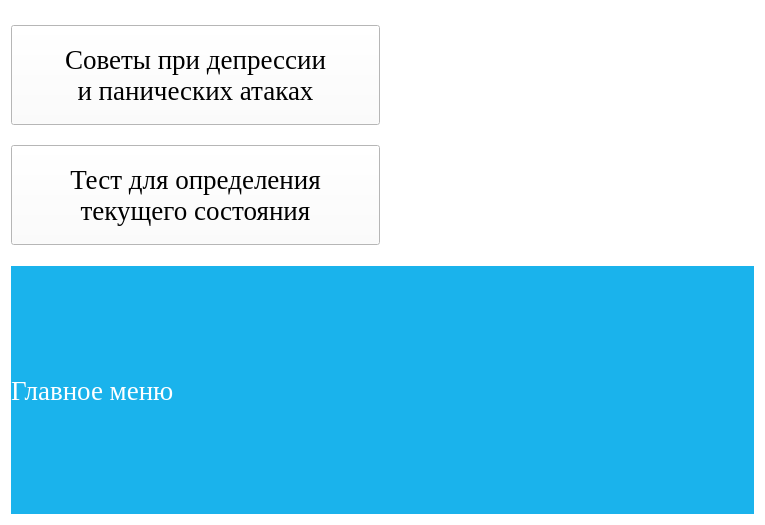
<?xml version="1.0" encoding="UTF-8"?>
<ui version="4.0">
 <class>Form</class>
 <widget class="QWidget" name="Form">
  <property name="geometry">
   <rect>
    <x>0</x>
    <y>0</y>
    <width>765</width>
    <height>525</height>
   </rect>
  </property>
  <property name="windowTitle">
   <string>Form</string>
  </property>
  <property name="styleSheet">
   <string notr="true">background-color: rgb(255, 255, 255);</string>
  </property>
  <layout class="QVBoxLayout" name="verticalLayout_2">
   <item>
    <layout class="QHBoxLayout" name="horizontalLayout">
     <item>
      <layout class="QVBoxLayout" name="verticalLayout">
       <item>
        <widget class="QPushButton" name="sbtn">
         <property name="minimumSize">
          <size>
           <width>0</width>
           <height>100</height>
          </size>
         </property>
         <property name="font">
          <font>
           <family>Times New Roman</family>
           <pointsize>20</pointsize>
          </font>
         </property>
         <property name="styleSheet">
          <string notr="true">QPushButton#pushButton_2 {
	background-color: #1ab3ec;
	color: white;
	border-radius: 20;
	font-family: 'Times New Roman';
	text-align: left;
	padding-left: 10px;
}

QPushButton#pushButton_2:pressed {
	background-color: #6cb6ea;
}</string>
         </property>
         <property name="text">
          <string>Советы при депрессии
и панических атаках</string>
         </property>
        </widget>
       </item>
       <item>
        <widget class="QPushButton" name="qbtn">
         <property name="minimumSize">
          <size>
           <width>0</width>
           <height>100</height>
          </size>
         </property>
         <property name="font">
          <font>
           <family>Times New Roman</family>
           <pointsize>20</pointsize>
          </font>
         </property>
         <property name="styleSheet">
          <string notr="true">QPushButton#pushButton {
	background-color: #1ab3ec;
	color: white;
	border-radius: 20;
	font-family: 'Times New Roman';
	text-align: left;
	padding-left: 10px;
}

QPushButton#pushButton:pressed {
	background-color: #6cb6ea;
}</string>
         </property>
         <property name="text">
          <string>Тест для определения
текущего состояния</string>
         </property>
        </widget>
       </item>
      </layout>
     </item>
     <item>
      <widget class="QLabel" name="label">
       <property name="minimumSize">
        <size>
         <width>0</width>
         <height>0</height>
        </size>
       </property>
       <property name="font">
        <font>
         <pointsize>10</pointsize>
        </font>
       </property>
       <property name="cursor">
        <cursorShape>SplitVCursor</cursorShape>
       </property>
       <property name="styleSheet">
        <string notr="true">height: 100;</string>
       </property>
       <property name="text">
        <string/>
       </property>
       <property name="pixmap">
        <pixmap>834809984818610246.png</pixmap>
       </property>
       <property name="margin">
        <number>170</number>
       </property>
      </widget>
     </item>
    </layout>
   </item>
   <item>
    <widget class="QLabel" name="bottom_text">
     <property name="minimumSize">
      <size>
       <width>0</width>
       <height>0</height>
      </size>
     </property>
     <property name="font">
      <font>
       <family>Times New Roman</family>
       <pointsize>20</pointsize>
      </font>
     </property>
     <property name="styleSheet">
      <string notr="true">background-color: #1ab3ec;
color: white;
font-family: 'Times New Roman';
padding-left: 19em;</string>
     </property>
     <property name="text">
      <string>Главное меню</string>
     </property>
    </widget>
   </item>
  </layout>
 </widget>
 <resources/>
 <connections/>
</ui>
